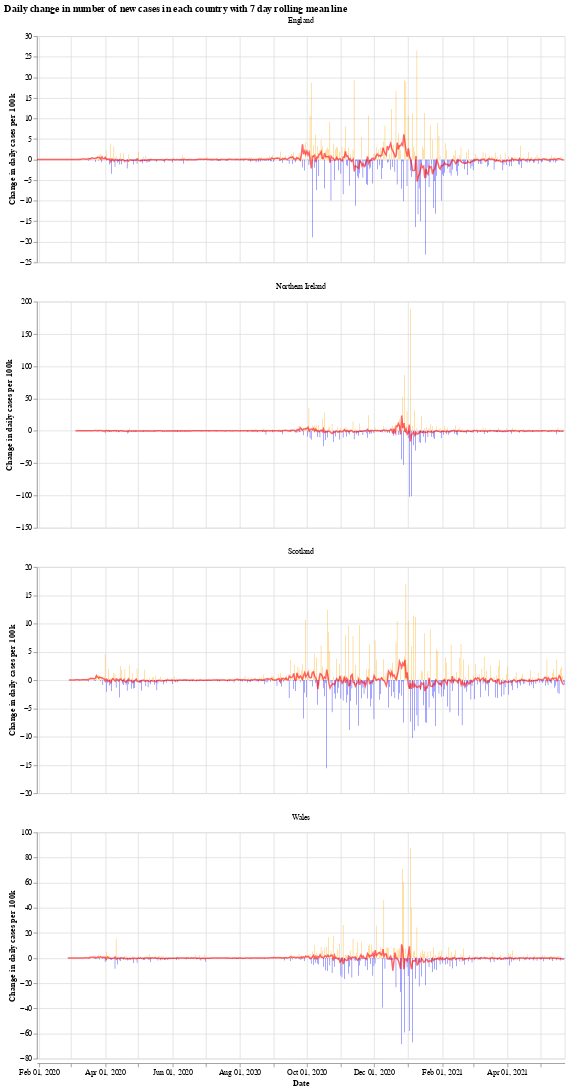

The code cell stored with this chart in its notebook:
### Markdown cell above
We will use the Python library `Altair` for visualising the data, see the [altair docs](https://altair-viz.github.io/) for more information.

First we have a graph which shows the daily change in the number of new cases for each country. This number jumps up and down all over the place, which is likely due to delay in reporting of new cases over the weekend. Another interesting thing is that it looks like the daily cases in Wales experienced a much shorter period of calm over the summer (calm in the sense of daily cases not jumping up and down).

The orange bars are days when the number of new cases (per 100k population) was more than the previous day, while the blue are days when the number of new cases dropped. The red line is the 7 day moving average. 

When the moving average line is below 0, it means that there is a consistent drop in new cases. We can see this clearly happening around the times that lockdowns were introduced (though, to varying degrees). I will update the graphs soon with a marker of when each lockdown started.

### Code cell
# collapse
import altair as alt

bars = alt.Chart(uk_cases).mark_bar().encode(
    x=alt.X("yearmonthdate(date):T", axis=alt.Axis(title='Date')),
    y=alt.Y("casesChangeRate:Q", axis=alt.Axis(title='Change in daily cases per 100k')),
    tooltip='casesChange',
    color=alt.condition(
        alt.datum.casesChangeRate > 0,
        alt.value("orange"),  # The positive color
        alt.value("blue")  # The negative color
    )
).properties(title='Daily change in number of new cases with 7 day rolling mean',width=700).interactive()

line = alt.Chart(uk_cases).mark_line(
    color='red',
    size=2,
    opacity=0.6
).transform_window(
    rolling_mean='mean(casesChangeRate)',
    frame=[0, 7],
    groupby=['areaName']
).encode(
    x='yearmonthdate(date):T',
    y='rolling_mean:Q'
)

alt.layer(bars, line, data=uk_cases).facet(alt.Column(
    'areaName', title=''), columns=1).resolve_scale(y='independent').properties(title='Daily change in number of new cases in each country with 7 day rolling mean line')

### Figure 1 — Vega-Lite specification as saved in the notebook (floating-point values rounded to 4 significant figures; data arrays with more than 128 entries replaced by an {"elided": "..."} marker saying what was removed)
{"config": {"view": {"continuousWidth": 400, "continuousHeight": 300}}, "data": {"name": "data-c1a245147a90094f4dfc39b41e1e32a4"}, "facet": {"type": "nominal", "field": "areaName", "title": ""}, "spec": {"layer": [{"mark": "bar", "encoding": {"color": {"condition": {"value": "orange", "test": "(datum.casesChangeRate > 0)"}, "value": "blue"}, "tooltip": {"type": "quantitative", "field": "casesChange"}, "x": {"type": "temporal", "axis": {"title": "Date"}, "field": "date", "timeUnit": "yearmonthdate"}, "y": {"type": "quantitative", "axis": {"title": "Change in daily cases per 100k"}, "field": "casesChangeRate"}}, "selection": {"selector001": {"type": "interval", "bind": "scales", "encodings": ["x", "y"]}}, "title": "Daily change in number of new cases with 7 day rolling mean", "width": 700}, {"mark": {"type": "line", "color": "red", "opacity": 0.6, "size": 2}, "encoding": {"x": {"type": "temporal", "field": "date", "timeUnit": "yearmonthdate"}, "y": {"type": "quantitative", "field": "rolling_mean"}}, "transform": [{"window": [{"op": "mean", "field": "casesChangeRate", "as": "rolling_mean"}], "frame": [0, 7], "groupby": ["areaName"]}]}]}, "columns": 1, "resolve": {"scale": {"y": "independent"}}, "title": "Daily change in number of new cases in each country with 7 day rolling mean line", "$schema": "https://vega.github.io/schema/vega-lite/v4.8.1.json", "datasets": {"data-c1a245147a90094f4dfc39b41e1e32a4": {"elided": "1824 records"}}}
